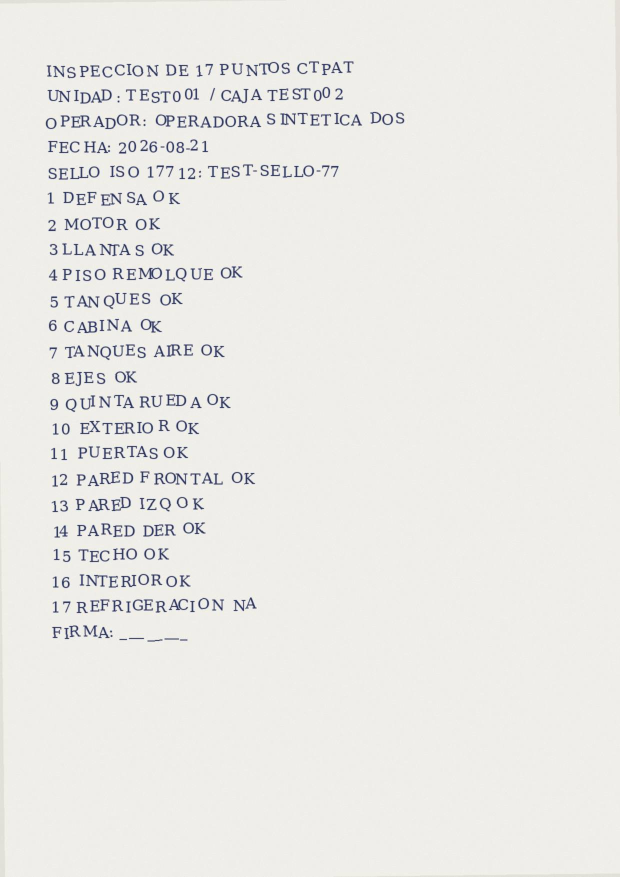
#> input picture fixtures/corpus/inspeccion_17_puntos_manuscrita.jpg, 1240 x 1754 px (shown at 1/2 size)
$ python -i generar_corpus.py   (imports and definitions only)
#> lines starting #> are read from the running program, lines starting #| are printed output that depends on the picture
#> further down, picture is the input picture: PIL image 1240x1754 RGB; mean R, G, B 234.5, 233.7, 230.6
"""Genera el corpus sintético de F2 en fixtures/corpus/ a partir del manifiesto.

Solo desarrollo (Pillow + reportlab, requirements-dev.txt). Cinco documentos
"desordenados": licencia fotografiada borrosa (la vigencia, ilegible a propósito),
verificación vencida escaneada, permiso SICT escaneado, póliza PDF de 12
páginas, hoja de 17 puntos "manuscrita". Ningún dato real.

Uso: .venv/bin/python scripts/generar_corpus.py
"""

import json
import random
from pathlib import Path

from PIL import Image, ImageDraw, ImageFilter, ImageFont
from reportlab.lib.pagesizes import letter
from reportlab.pdfgen import canvas

CORPUS = Path(__file__).resolve().parents[1] / "fixtures" / "corpus"
FUENTES = Path("/usr/share/fonts/truetype")
SERIF = FUENTES / "dejavu" / "DejaVuSerif.ttf"
MONO = FUENTES / "dejavu" / "DejaVuSansMono.ttf"
rng = random.Random(57)  # reproducible


def _fuente(ruta: Path, tam: int) -> ImageFont.FreeTypeFont:
    return ImageFont.truetype(str(ruta), tam)


# [15 lines left out: function _pagina, not called in this run]


def _escaneo(img: Image.Image) -> Image.Image:
    """Ruido + leve inclinación, como escáner de oficina."""
    img = img.rotate(rng.uniform(-1.2, 1.2), fillcolor=(235, 232, 225), expand=False)
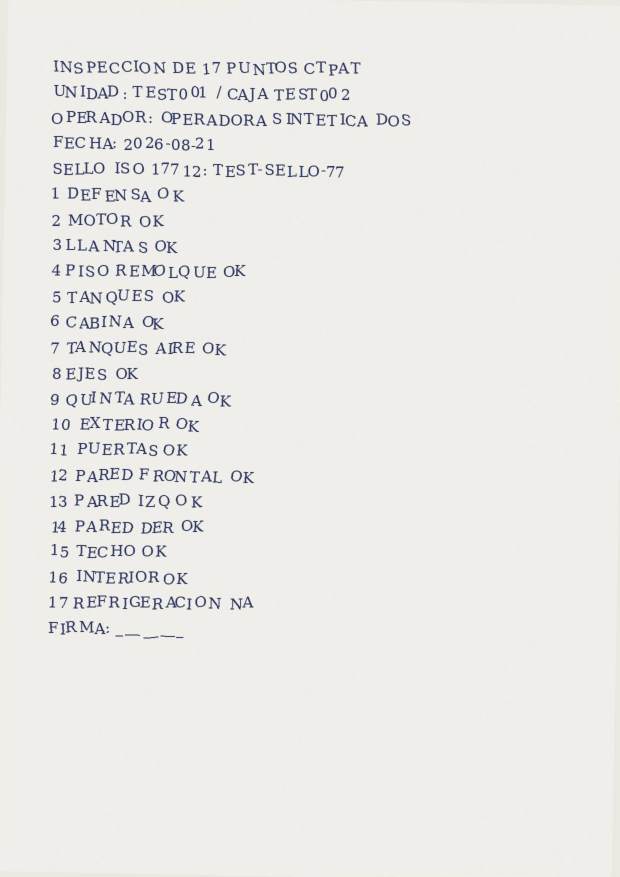
#> img: PIL image 1240x1754 RGB (shown at 1/2 size); mean R, G, B 234.6, 233.8, 230.6
    ruido = Image.effect_noise(img.size, 18).convert("RGB")
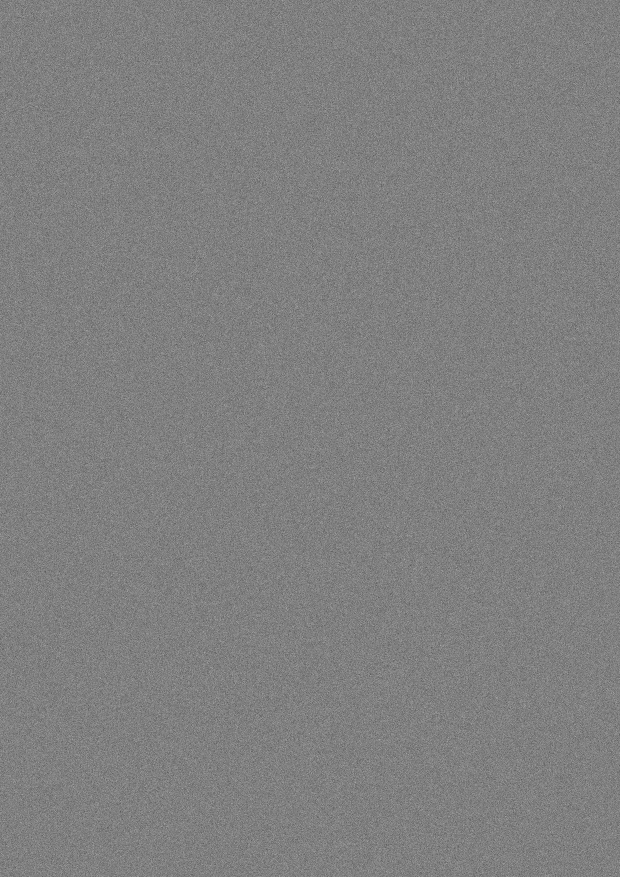
#> ruido: PIL image 1240x1754 RGB (shown at 1/2 size); min 32, max 212, mean 127.5
    return Image.blend(img, ruido, 0.08).filter(ImageFilter.GaussianBlur(0.6))


# [12 lines left out: function licencia, not called in this run]


def escaneado(doc: dict) -> None:
    _escaneo(_pagina(doc["transcripcion"].split("\n"))).save(CORPUS / doc["archivo"], quality=72)


# [34 lines left out: functions manuscrita, poliza_pdf, not called in this run]


GENERADORES = {
    "licencia_federal": licencia,
    "verificacion_fisico_mecanica": escaneado,
    "permiso_sict": escaneado,
    "poliza_responsabilidad_civil": poliza_pdf,
    "inspeccion_17_puntos": manuscrita,
}

# [5 lines not run here, left out]

>>> from PIL import Image
>>> picture = Image.open('../fixtures/corpus/inspeccion_17_puntos_manuscrita.jpg')
>>> result = _escaneo(picture)

$ run again, on fixtures/corpus/licencia_federal_borrosa.jpg
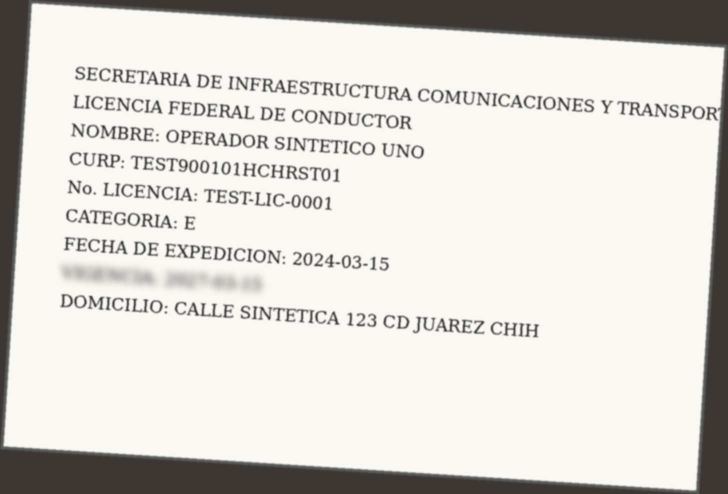
#> input picture fixtures/corpus/licencia_federal_borrosa.jpg, 1456 x 988 px (shown at 1/2 size)
#> picture is the input picture: PIL image 1456x988 RGB; mean R, G, B 218.4, 215, 208.8
#> in _escaneo, `img = img.rotate(rng.uniform(-1.2, 1.2), fillcolor=(235, 232, 225), ex..`:
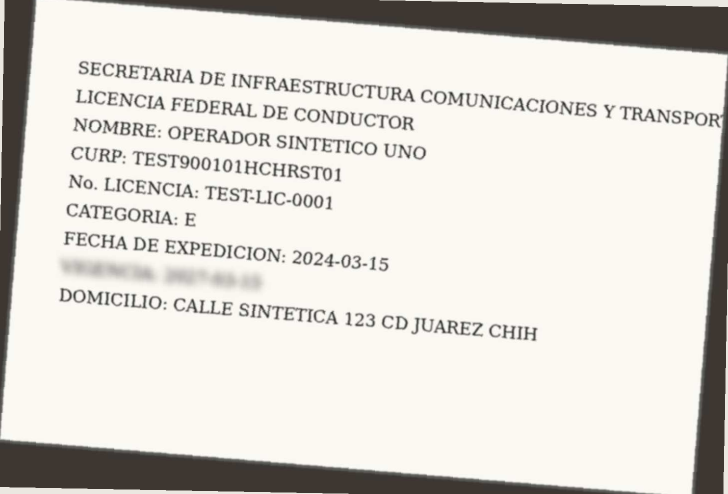
#> img: PIL image 1456x988 RGB (shown at 1/2 size); mean R, G, B 220, 216.7, 210.4

$ run again, on fixtures/corpus/permiso_sict_escaneado.jpg
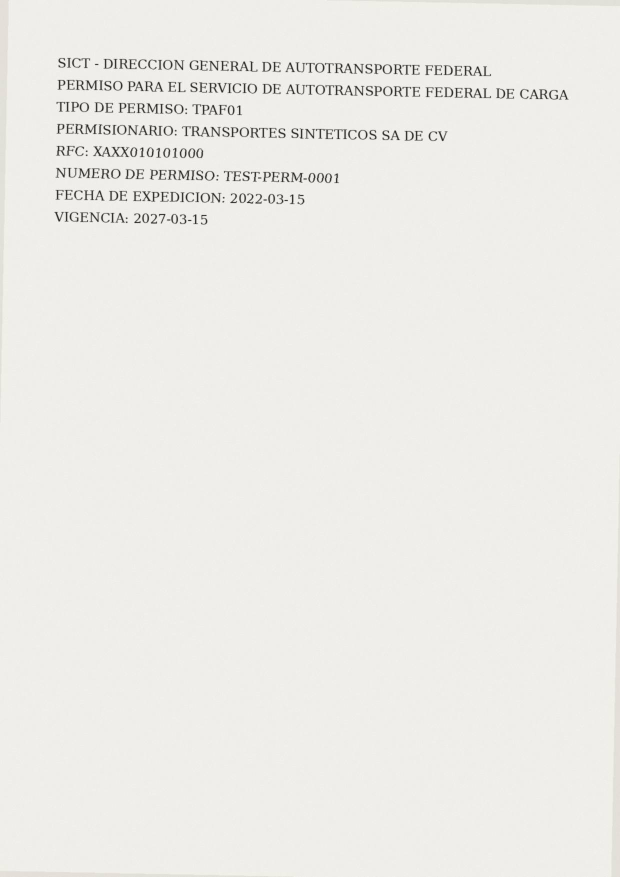
#> input picture fixtures/corpus/permiso_sict_escaneado.jpg, 1240 x 1754 px (shown at 1/2 size)
#> picture is the input picture: PIL image 1240x1754 RGB; mean R, G, B 236.6, 235.6, 231.5
#> in _escaneo, `img = img.rotate(rng.uniform(-1.2, 1.2), fillcolor=(235, 232, 225), ex..`:
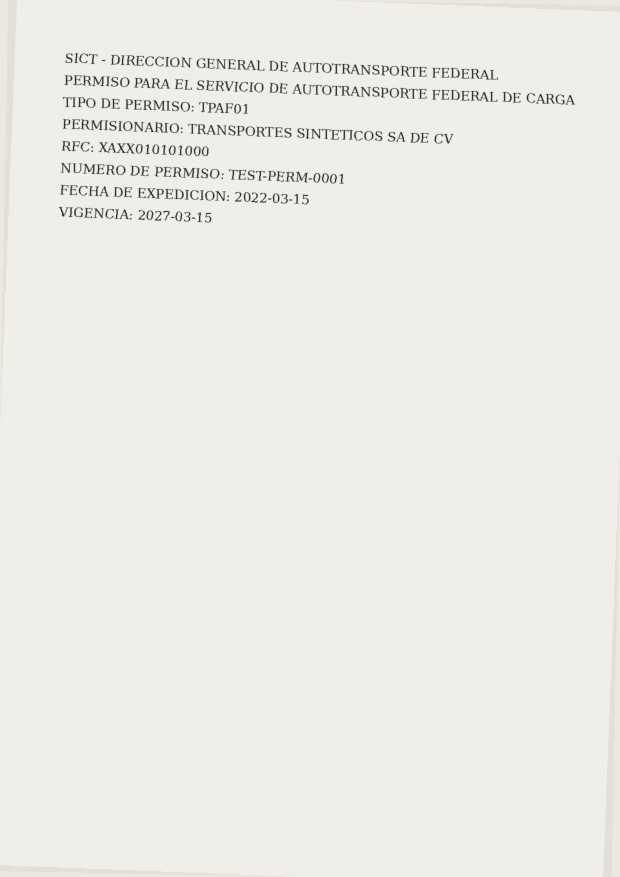
#> img: PIL image 1240x1754 RGB (shown at 1/2 size); mean R, G, B 236.5, 235.5, 231.4

$ run again, on fixtures/corpus/verificacion_fisico_mecanica_vencida.jpg
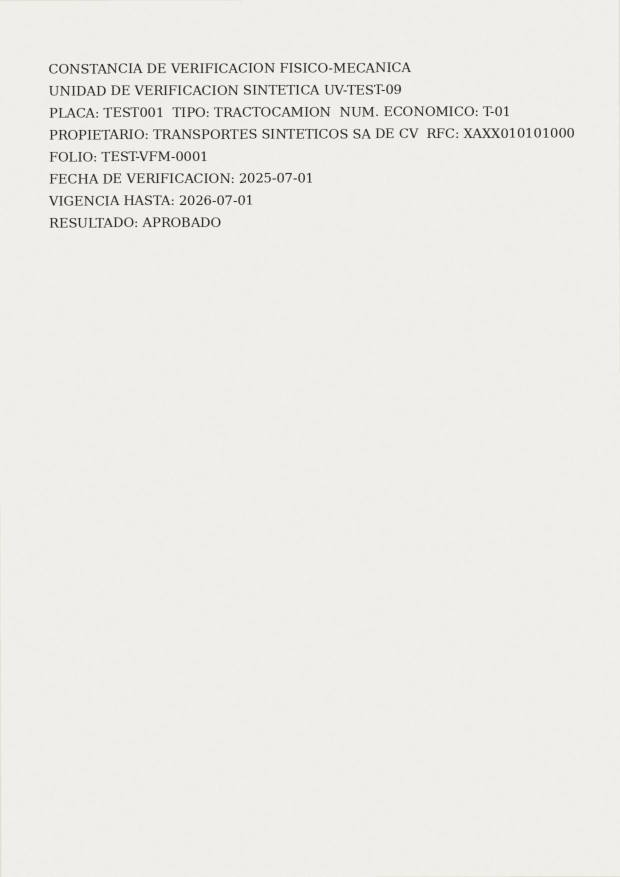
#> input picture fixtures/corpus/verificacion_fisico_mecanica_vencida.jpg, 1240 x 1754 px (shown at 1/2 size)
#> picture is the input picture: PIL image 1240x1754 RGB; mean R, G, B 236.6, 235.6, 231.6
#> in _escaneo, `img = img.rotate(rng.uniform(-1.2, 1.2), fillcolor=(235, 232, 225), ex..`:
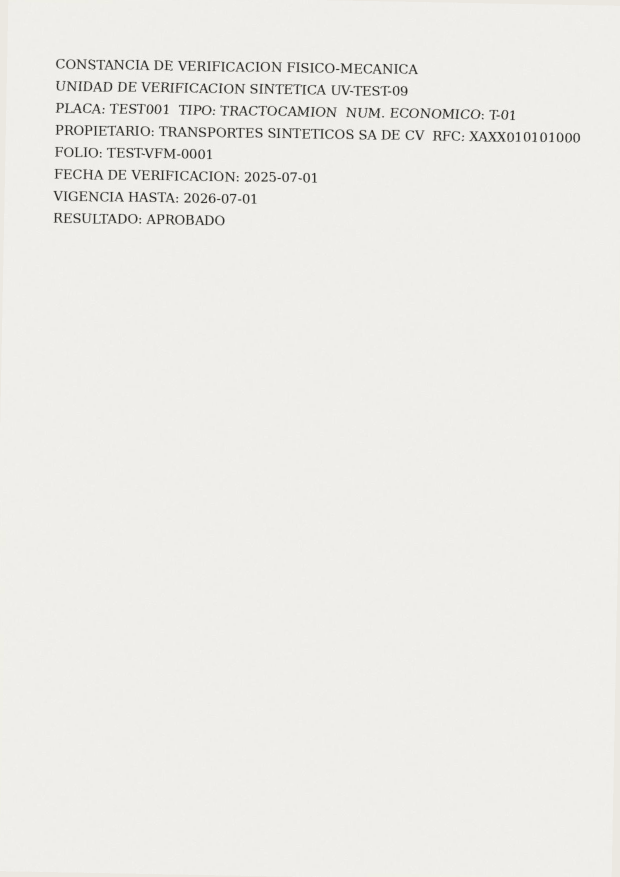
#> img: PIL image 1240x1754 RGB (shown at 1/2 size); mean R, G, B 236.6, 235.6, 231.5
